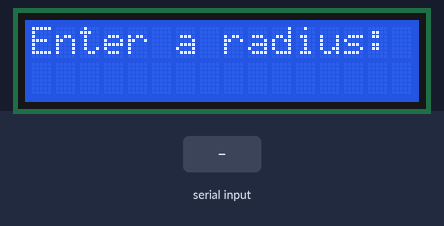
Recording of a sketch running on a simulated Arduino Uno, built with avr-gcc and run on an emulated ATmega328P. On the bench: 16×2 character LCD. The inputs (shaded band) are chosen by the test bench. What the sketch prints to the serial monitor is not drawn.

Above: at 1.2 s.
1.3 s: "90,45\n" received over Serial
At 1.9 s:
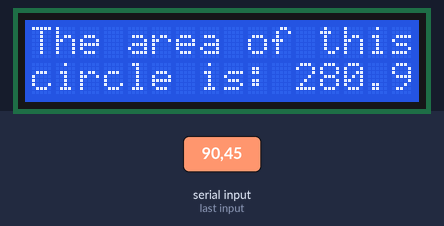
Timing chart, 0 to 4.3 s (numbered marks = the images above; inputs shaded):
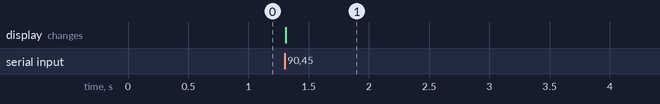

Measured:
- after the input at 1.3 s, the display: changes at once (image 1)

The sketch:

Tutorial_49_2_Area_of_a_Circle.ino
```cpp
//LCD Display + Area of a Circle

#include <LiquidCrystal.h>
int rs = 7;
int en = 8;
int d4 = 9;
int d5 = 10;
int d6 = 11;
int d7 = 12;

LiquidCrystal lcd(rs, en, d4, d5, d6, d7);

int dt = 10000; // 10s
float radius;
float pi = 3.12159;
float area;

void setup() {
  // put your setup code here, to run once:

  Serial.begin(9600);
  lcd.begin(16,2); //16 columns, 2 rows

}

void loop() {
  // put your main code here, to run repeatedly:

  lcd.clear(); //start blank

  //getting radius
  lcd.setCursor(0,0);
  lcd.print("Enter a radius:");

  while(!Serial.available()) {

  }

  radius = Serial.parseFloat();
  Serial.println(radius);
  lcd.clear();

  //calculate the area
  area = pi * radius;

  lcd.setCursor(0,0);
  lcd.print("The area of this ");

  lcd.setCursor(0,1);
  lcd.print("circle is: ");
  lcd.print(area);

  Serial.println(area);
  delay(dt);

}
```
